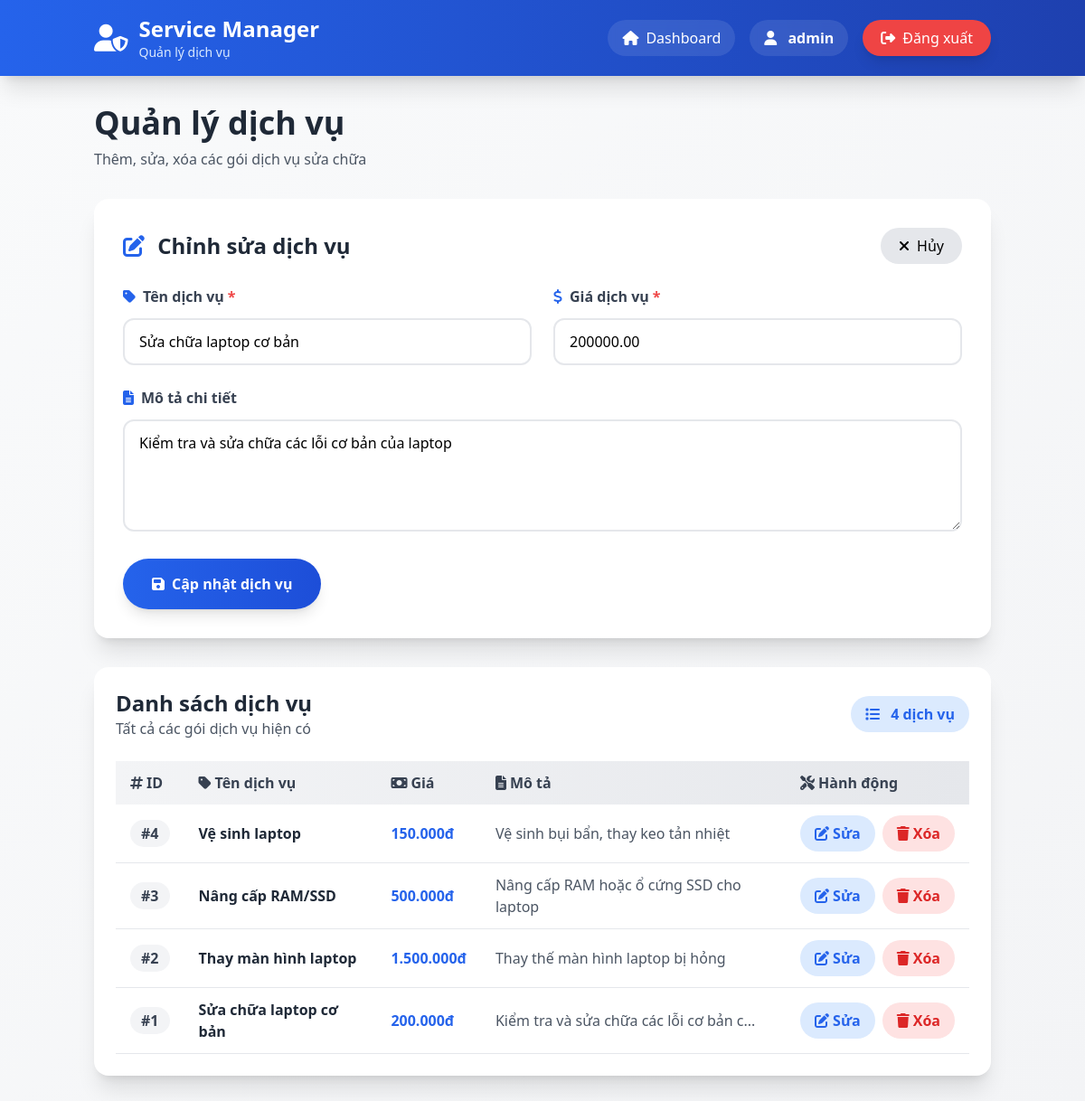
The app's page /index.php?page=admin_services&edit_id=1 (signed in) with its own data.
### tables this page shows
CREATE TABLE IF NOT EXISTS services (
    id INT PRIMARY KEY AUTO_INCREMENT,
    name VARCHAR(255) NOT NULL,
    price DECIMAL(10,2) NOT NULL,
    description TEXT,
    created_at TIMESTAMP DEFAULT CURRENT_TIMESTAMP
);

### config/config.php (called while the page is built, shortened)
<?php
function get_db_connection() {
    $conn = mysqli_connect(DB_HOST, DB_USER, DB_PASS, DB_NAME);
    mysqli_set_charset($conn, "utf8mb4");
    return $conn;
}

### controllers/service_controller.php (called while the page is built, shortened)
<?php
require_once __DIR__ . '/../models/service_model.php';
class service_controller {
    private $model;
    public function __construct() {
        $this->model = new service_model();
    }
    public function list_services() {
        return $this->model->get_all_services();
    }
    public function get_service($id) {
        return $this->model->get_service_by_id($id);
    }
}

### models/service_model.php (called while the page is built, shortened)
<?php
require_once __DIR__ . '/../config/config.php';
class service_model {
    private $conn;
    public function __construct() {
        $this->conn = get_db_connection();
    }
    public function get_all_services() {
        $query = "SELECT * FROM services ORDER BY id DESC";
        $result = mysqli_query($this->conn, $query);
        $services = [];
        if ($result && mysqli_num_rows($result) > 0) {
            while ($row = mysqli_fetch_assoc($result)) {
                $services[] = $row;
            }
        }
        return $services;
    }
    public function get_service_by_id($id) {
        $id = mysqli_real_escape_string($this->conn, $id);
        $query = "SELECT * FROM services WHERE id = '$id'";
        $result = mysqli_query($this->conn, $query);
        if ($result && mysqli_num_rows($result) > 0) {
            return mysqli_fetch_assoc($result);
        }
        return null;
    }
}

### views/admin_services.php (the view, shortened to what this page needs)
<!DOCTYPE html>
<html lang="vi">
<head>
    <script src="https://cdn.tailwindcss.com"></script>
    <link rel="stylesheet" href="https://cdnjs.cloudflare.com/ajax/libs/font-awesome/6.4.0/css/all.min.css">
</head>
<body class="bg-gradient-to-br from-gray-50 to-gray-100 min-h-screen">
    <nav class="bg-gradient-to-r from-blue-600 to-blue-800 text-white shadow-xl sticky top-0 z-50">
        <div class="container mx-auto px-4 py-4">
            <div class="flex justify-between items-center">
                <div class="flex items-center space-x-3">
                    <i class="fas fa-user-shield text-3xl"></i>
                    <div>
                        <h1 class="text-2xl font-bold">Service Manager</h1>
                        <p class="text-blue-100 text-sm">Quản lý dịch vụ</p>
                    </div>
                </div>
                <div class="flex items-center space-x-4">
                    <a href="index.php?page=admin" class="bg-white/10 backdrop-blur-sm px-4 py-2 rounded-full hover:bg-white/20 transition">
                        <i class="fas fa-home mr-2"></i>Dashboard
                    </a>
                    <div class="bg-white/10 backdrop-blur-sm px-4 py-2 rounded-full">
                        <i class="fas fa-user mr-2"></i>
                        <span class="font-semibold"><?php echo htmlspecialchars($_SESSION['admin_username']); ?></span>
                    </div>
                    <a href="index.php?page=logout" class="bg-red-500 px-5 py-2 rounded-full hover:bg-red-600 transition shadow-lg flex items-center">
                        <i class="fas fa-sign-out-alt mr-2"></i>
                        Đăng xuất
                    </a>
                </div>
            </div>
        </div>
    </nav>
    <main class="container mx-auto px-4 py-8">
        <div class="mb-8">
            <h2 class="text-4xl font-bold text-gray-800 mb-2">Quản lý dịch vụ</h2>
            <p class="text-gray-600">Thêm, sửa, xóa các gói dịch vụ sửa chữa</p>
        </div>
        <div class="bg-white rounded-2xl shadow-xl p-8 mb-8">
            <div class="flex items-center justify-between mb-6">
                <h3 class="text-2xl font-bold text-gray-800">
                    <i class="fas fa-<?php echo isset($_GET['edit_id']) ? 'edit' : 'plus-circle'; ?> mr-2 text-blue-600"></i>
                    <?php echo isset($_GET['edit_id']) ? 'Chỉnh sửa dịch vụ' : 'Thêm dịch vụ mới'; ?>
                </h3>
                <?php if (isset($_GET['edit_id'])): ?>
                    <a href="index.php?page=admin_services" class="bg-gray-200 px-5 py-2 rounded-full hover:bg-gray-300 transition">
                        <i class="fas fa-times mr-2"></i>Hủy
                    </a>
                <?php endif; ?>
            </div>
            <form method="POST" action="">
                <div class="grid md:grid-cols-2 gap-6 mb-6">
                    <div>
                        <label class="flex items-center text-gray-700 font-semibold mb-3">
                            <i class="fas fa-tag mr-2 text-blue-600"></i>
                            Tên dịch vụ <span class="text-red-500 ml-1">*</span>
                        </label>
                        <input type="text" name="name" required
                               value="<?php echo isset($edit_service) ? htmlspecialchars($edit_service['name']) : ''; ?>"
                               class="w-full px-4 py-3 border-2 border-gray-200 rounded-xl focus:outline-none focus:border-blue-500 transition"
                               placeholder="Ví dụ: Sửa chữa laptop cơ bản">
                    </div>
                    <div>
                        <label class="flex items-center text-gray-700 font-semibold mb-3">
                            <i class="fas fa-dollar-sign mr-2 text-blue-600"></i>
                            Giá dịch vụ <span class="text-red-500 ml-1">*</span>
                        </label>
                        <input type="number" name="price" required min="0" step="1000"
                               value="<?php echo isset($edit_service) ? $edit_service['price'] : ''; ?>"
                               class="w-full px-4 py-3 border-2 border-gray-200 rounded-xl focus:outline-none focus:border-blue-500 transition"
                               placeholder="200000">
                    </div>
                </div>
                <div class="mb-6">
                    <label class="flex items-center text-gray-700 font-semibold mb-3">
                        <i class="fas fa-file-alt mr-2 text-blue-600"></i>
                        Mô tả chi tiết
                    </label>
                    <textarea name="description" rows="4"
                              class="w-full px-4 py-3 border-2 border-gray-200 rounded-xl focus:outline-none focus:border-blue-500 transition"
                              placeholder="Mô tả chi tiết về dịch vụ..."><?php echo isset($edit_service) ? htmlspecialchars($edit_service['description']) : ''; ?></textarea>
                </div>
                <button type="submit"
                        class="bg-gradient-to-r from-blue-600 to-blue-700 text-white px-8 py-4 rounded-full font-bold hover:from-blue-700 hover:to-blue-800 transition shadow-lg flex items-center">
                    <i class="fas fa-<?php echo isset($_GET['edit_id']) ? 'save' : 'plus'; ?> mr-2"></i>
                    <?php echo isset($_GET['edit_id']) ? 'Cập nhật dịch vụ' : 'Thêm dịch vụ'; ?>
                </button>
            </form>
        </div>
        <div class="bg-white rounded-2xl shadow-xl p-6">
            <div class="flex items-center justify-between mb-6">
                <div>
                    <h3 class="text-2xl font-bold text-gray-800">Danh sách dịch vụ</h3>
                    <p class="text-gray-600">Tất cả các gói dịch vụ hiện có</p>
                </div>
                <div class="bg-blue-100 text-blue-600 px-4 py-2 rounded-full font-semibold">
                    <i class="fas fa-list mr-2"></i>
                    <?php echo count($services); ?> dịch vụ
                </div>
            </div>
            <?php if (!empty($services)): ?>
                <div class="overflow-x-auto">
                    <table class="w-full">
                        <thead class="bg-gradient-to-r from-gray-100 to-gray-200">
                            <tr>
                                <th class="px-4 py-3 text-left font-bold text-gray-700">
                                    <i class="fas fa-hashtag mr-1"></i>ID
                                </th>
                                <th class="px-4 py-3 text-left font-bold text-gray-700">
                                    <i class="fas fa-tag mr-1"></i>Tên dịch vụ
                                </th>
                                <th class="px-4 py-3 text-left font-bold text-gray-700">
                                    <i class="fas fa-money-bill mr-1"></i>Giá
                                </th>
                                <th class="px-4 py-3 text-left font-bold text-gray-700">
                                    <i class="fas fa-file-alt mr-1"></i>Mô tả
                                </th>
                                <th class="px-4 py-3 text-left font-bold text-gray-700">
                                    <i class="fas fa-tools mr-1"></i>Hành động
                                </th>
                            </tr>
                        </thead>
                        <tbody>
                            <?php foreach ($services as $service): ?>
                                <tr class="border-b hover:bg-gray-50 transition">
                                    <td class="px-4 py-3">
                                        <span class="bg-gray-100 px-3 py-1 rounded-full font-semibold text-gray-700">
                                            #<?php echo $service['id']; ?>
                                        </span>
                                    </td>
                                    <td class="px-4 py-3 font-semibold text-gray-800">
                                        <?php echo htmlspecialchars($service['name']); ?>
                                    </td>
                                    <td class="px-4 py-3">
                                        <span class="text-blue-600 font-bold">
                                            <?php echo number_format($service['price'], 0, ',', '.'); ?>đ
                                        </span>
                                    </td>
                                    <td class="px-4 py-3 text-gray-600">
                                        <?php
                                        $desc = htmlspecialchars($service['description']);
                                        echo strlen($desc) > 50 ? substr($desc, 0, 50) . '...' : $desc;
                                        ?>
                                    </td>
                                    <td class="px-4 py-3">
                                        <div class="flex gap-2">
                                            <a href="index.php?page=admin_services&edit_id=<?php echo $service['id']; ?>"
                                               class="inline-flex items-center bg-blue-100 text-blue-600 px-4 py-2 rounded-full hover:bg-blue-200 transition font-semibold">
                                                <i class="fas fa-edit mr-1"></i>Sửa
                                            </a>
                                            <form method="POST" action="" class="inline"
                                                  onsubmit="return confirm('Bạn có chắc muốn xóa dịch vụ này?');">
                                                <button type="submit" class="inline-flex items-center bg-red-100 text-red-600 px-4 py-2 rounded-full hover:bg-red-200 transition font-semibold">
                                                    <i class="fas fa-trash mr-1"></i>Xóa
                                                </button>
                                            </form>
                                        </div>
                                    </td>
                                </tr>
                            <?php endforeach; ?>
                        </tbody>
                    </table>
                </div>
            <?php endif; ?>
        </div>
    </main>
</body>
</html>

### records on screen
services: name "Sửa chữa laptop cơ bản", price "200000.00", description "Kiểm tra và sửa chữa các lỗi cơ bản của laptop", id "1", price "200.000", description "Kiểm tra và sửa chữa các lỗi cơ bản c"
services: id "4", name "Vệ sinh laptop", price "150.000", description "Vệ sinh bụi bẩn, thay keo tản nhiệt"
services: id "3", name "Nâng cấp RAM/SSD", price "500.000", description "Nâng cấp RAM hoặc ổ cứng SSD cho laptop"
services: id "2", name "Thay màn hình laptop", price "1.500.000", description "Thay thế màn hình laptop bị hỏng"

### other values on screen
$_SESSION['admin_username'] "admin"
count($services) "4"
